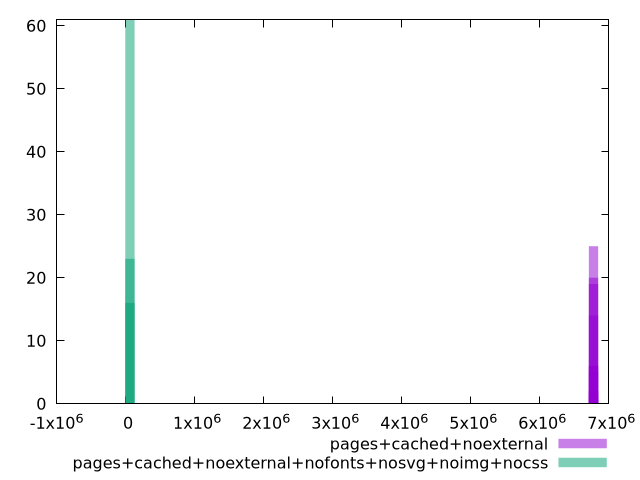

Generate this figure with gnuplot:
$_pagesCachedNoexternal <<EOF
6777209.041972422 25
6777203.4718803195 20
6777225.752248729 6
6777192.331696115 5
6777214.612064525 19
6777220.182156626 14
6777197.901788218 6
6777186.761604014 2
6777236.892432933 1
6777231.32234083 2
EOF
$_pagesCachedNoexternalNofontsNosvgNoimgNocss <<EOF
61925.450313793015 61
61926.90865282497 23
61919.6169576652 16
EOF
set key outside below
set terminal pngcairo
set output "report_00006_2020-11-02T20-21-41.718Z/total-byte-weight/total-byte-weight_pages+cached+noexternal_pages+cached+noexternal+nofonts+nosvg+noimg+nocss+hist.png"
set boxwidth 134306.34550950534
set style fill transparent solid 0.5 noborder
set yrange [0:61]
plot $_pagesCachedNoexternal title "pages+cached+noexternal" with boxes ,$_pagesCachedNoexternalNofontsNosvgNoimgNocss title "pages+cached+noexternal+nofonts+nosvg+noimg+nocss" with boxes ,
